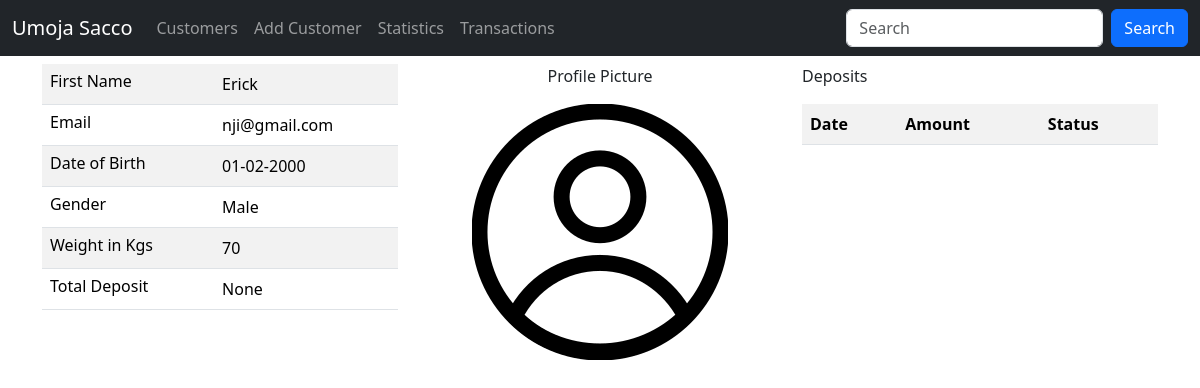
Before: /customers/details/104 with the older database file.
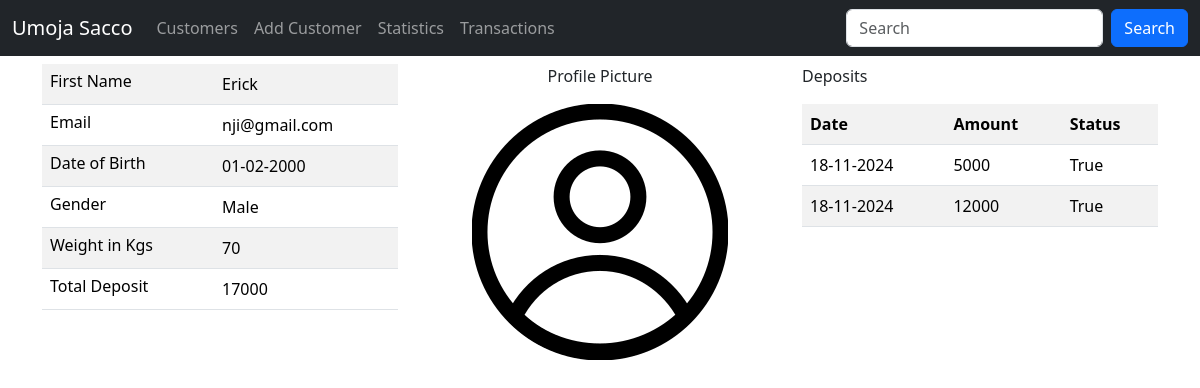
After: the same page with the newer database file.
### sacco/models.py (models this page shows, shortened)
class Customer(models.Model):
    first_name = models.CharField(max_length=30) #charfield = varchar
    last_name = models.CharField(max_length=30)
    email = models.EmailField(unique=True) #varchar + ensures email is unique
    dob = models.DateField()
    gender = models.CharField(max_length=10)
    weight = models.IntegerField(default=0)
    profile_pic = models.ImageField(upload_to=generate_unique_name, null=True)
    created_at = models.DateTimeField(auto_now_add=True)
    updated_at = models.DateTimeField(auto_now=True)
    class Meta:
        db_table = 'customers'

class Deposit(models.Model):
    amount = models.IntegerField()
    status = models.BooleanField(default=False)
    customer = models.ForeignKey(Customer, on_delete=models.CASCADE)
    created_at = models.DateTimeField(auto_now_add=True)
    updated_at = models.DateTimeField(auto_now=True)
    class Meta:
        db_table = 'deposits'

### sacco/views.py (the view)
# urls.py: path('customers/details/<int:customer_id>', views.customer_details, name='customer_details'),
def customer_details(request, customer_id):
    customer = Customer.objects.get(id=customer_id)
    deposits = Deposit.objects.filter(customer_id=customer_id)
    total = Deposit.objects.filter(customer=customer).filter(status=True).aggregate(Sum('amount'))['amount__sum']
    return render(request, "details.html", {'deposits': deposits, 'customer': customer, 'total': total})

### templates/details.html (shortened to what this page needs)
{% extends 'master.html' %}
{% load static %}
{% block content %}
    <div class="container">
        <div class="row mt-2">
            <div class="col-sm-4">
                <table class="table table-striped">
                    <tr>
                        <td class="h6">First Name</td>
                        <td>{{ customer.first_name }}</td>
                    </tr>
                    <tr>
                        <td class="h6">Email</td>
                        <td>{{ customer.email }}</td>
                    </tr>
                    <tr>
                        <td class="h6">Date of Birth</td>
                        <td>{{ customer.dob | date:"d-m-Y" }}</td>
                    </tr>
                    <tr>
                        <td class="h6">Gender</td>
                        <td>{{ customer.gender }}</td>
                    </tr>
                    <tr>
                        <td class="h6">Weight in Kgs</td>
                        <td>{{ customer.weight }}</td>
                    </tr>
                    <tr>
                        <td class="h6">Total Deposit</td>
                        <td>{{ total }}</td>
                    </tr>
                </table>
            </div>
            <div class="col-sm-4">
                <p class="text-center"> Profile Picture </p>
                {% if customer.profile_pic %}
                    <img class="img-fluid mx-auto d-block profile" src="{{ customer.profile_pic.url }}" alt="">
                {% else %}
                    <img class="img-fluid mx-auto d-block profile" src="{% static 'profile.png' %}" alt="">
                {% endif %}
            </div>
            <div class="col-sm-4">
                <p>Deposits</p>
                <table class="table table-striped">
                    <tr>
                        <th>Date</th>
                        <th>Amount</th>
                        <th>Status</th>
                    </tr>
                    {% for depo in deposits %}
                        <tr>
                            <td>{{ depo.created_at | date:"d-m-Y" }}</td>
                            <td>{{ depo.amount }}</td>
                            <td>{{ depo.status }}</td>
                        </tr>
                    {% endfor %}
                </table>
            </div>
        </div>
    </div>
{% endblock %}

### templates/master.html (shortened to what this page needs)
<!DOCTYPE html>
<html lang="en">
<head>
    <link href="https://cdn.jsdelivr.net/npm/bootstrap@5.3.3/dist/css/bootstrap.min.css" rel="stylesheet">
</head>
<body>
<nav class="navbar navbar-expand-sm navbar-dark bg-dark">
    <div class="container-fluid">
        <a class="navbar-brand" href="">Umoja Sacco</a>
        <div class="collapse navbar-collapse" id="mynavbar">
            <ul class="navbar-nav me-auto">
                <li class="nav-item">
                    <a class="nav-link" href="{% url 'customers' %}">Customers</a>
                </li>
                <li class="nav-item">
                    <a class="nav-link" href="{% url 'add_customer' %}"> Add Customer</a>
                </li>
                <li class="nav-item">
                    <a class="nav-link" href="#">Statistics</a>
                </li>
                <li class="nav-item">
                    <a class="nav-link" href="#">Transactions</a>
                </li>
            </ul>
            <form class="d-flex" method="get" action="{% url 'search_customer' %}">
                <input class="form-control me-2" type="text" name="search" placeholder="Search">
                <button class="btn btn-primary" type="submit">Search</button>
            </form>
        </div>
    </div>
</nav>
{% block content %}
{% endblock %}
</body>
</html>

Changed rows visible on the page:
added Deposit: created_at "18-11-2024", amount "5000", status "True"
added Deposit: created_at "18-11-2024", amount "12000", status "True"
Other visible differences:
{{ total }}: "None" → "17000"
